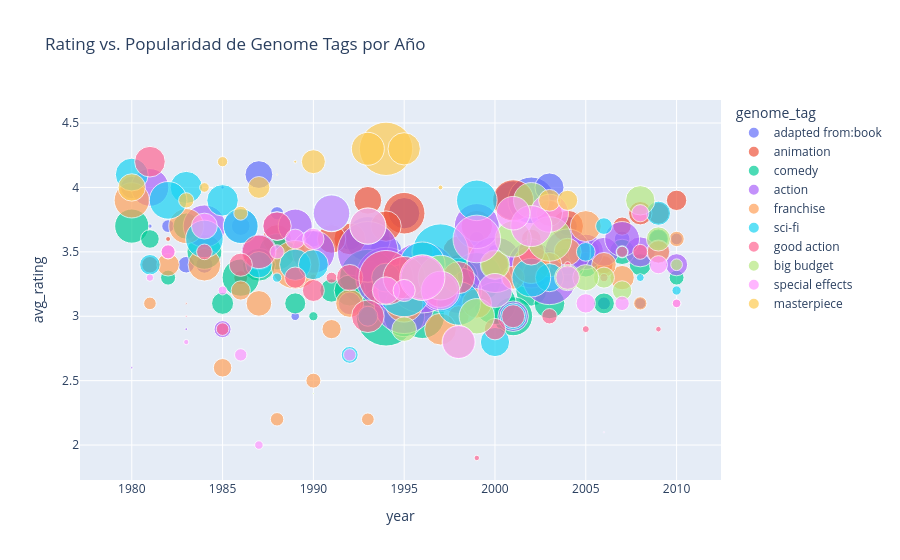

This figure's notebook cell:
### Code cell
# Calcula el conteo total de películas por cada tag a lo largo de todos los años
tag_counts = df_pandas.groupby('genome_tag')['count'].sum().reset_index()

# Identifica los 10 tags con mayor conteo
top_tags = tag_counts.nlargest(10, 'count')['genome_tag'].tolist()

# Filtra el DataFrame original para incluir solo estos 10 tags
df_top_tags = df_pandas[df_pandas['genome_tag'].isin(top_tags)]

# Fitlrar por periodo 1980 a 2010
df_top_tags = df_top_tags[(df_top_tags['year'] >= 1980) & (df_top_tags['year'] <= 2010)]

fig = px.scatter(
    df_top_tags,
    x='year',
    y='avg_rating',
    size='count',
    color='genome_tag',
    hover_name='genome_tag',
    size_max=50,
    title='Rating vs. Popularidad de Genome Tags por Año',
    labels={'count': 'Conteo de Películas'}
)

fig.show()

### Figure 1 — Plotly figure (JSON) as saved in the notebook; plotly's stock layout.template omitted (floating-point values rounded to 4 significant figures)
{"data": [{"hovertemplate": "<b>%{hovertext}</b><br><br>genome_tag=adapted from:book<br>year=%{x}<br>avg_rating=%{y}<br>Conteo de Películas=%{marker.size}<extra></extra>", "hovertext": ["adapted from:book", "adapted from:book", "adapted from:book", "adapted from:book", "adapted from:book", "adapted from:book", "adapted from:book", "adapted from:book", "adapted from:book", "adapted from:book", "adapted from:book", "adapted from:book", "adapted from:book", "adapted from:book", "adapted from:book", "adapted from:book", "adapted from:book", "adapted from:book", "adapted from:book", "adapted from:book", "adapted from:book", "adapted from:book", "adapted from:book", "adapted from:book", "adapted from:book", "adapted from:book", "adapted from:book", "adapted from:book", "adapted from:book", "adapted from:book", "adapted from:book"], "legendgroup": "adapted from:book", "marker": {"color": "#636efa", "size": [6319, 19450, 10334, 36597, 477, 45307, 12050, 47340, 69350, 884, 16097, 23189, 15471, 25912, 24551, 100029, 11335, 3364, 35576, 12755, 1899, 7487, 5763, 7954, 17616, 38867, 7717, 92230, 9497, 13312, 23410], "sizemode": "area", "sizeref": 91.93, "symbol": "circle"}, "mode": "markers", "name": "adapted from:book", "orientation": "v", "showlegend": true, "type": "scatter", "x": [2010, 1998, 1999, 2005, 1985, 1995, 1990, 1994, 2001, 1981, 1986, 1992, 2009, 1997, 1996, 2002, 2007, 1989, 1987, 1983, 1991, 1982, 2008, 1988, 2004, 2003, 2006, 1993, 2000, 1984, 1980], "xaxis": "x", "y": [3.6, 3.4, 3.6, 3.5, 4, 3.8, 3.6, 3.5, 3.9, 3.7, 3.7, 3.6, 3.6, 3.2, 3.5, 3.9, 3.6, 3, 4.1, 3.4, 3.7, 3.7, 3.1, 3.8, 3.7, 4, 3.1, 3.6, 3.5, 3.4, 4], "yaxis": "y"}, {"hovertemplate": "<b>%{hovertext}</b><br><br>genome_tag=animation<br>year=%{x}<br>avg_rating=%{y}<br>Conteo de Películas=%{marker.size}<extra></extra>", "hovertext": ["animation", "animation", "animation", "animation", "animation", "animation", "animation", "animation", "animation", "animation", "animation", "animation", "animation", "animation", "animation", "animation", "animation", "animation", "animation", "animation", "animation", "animation", "animation", "animation", "animation", "animation", "animation", "animation"], "legendgroup": "animation", "marker": {"color": "#EF553B", "size": [46273, 35531, 14624, 45881, 1801, 15243, 33097, 21762, 46713, 19122, 45878, 12563, 37882, 34225, 9487, 31472, 37381, 79504, 42562, 25100, 17793, 15233, 2370, 9005, 77883, 19234, 1132, 142], "sizemode": "area", "sizeref": 91.93, "symbol": "circle"}, "mode": "markers", "name": "animation", "orientation": "v", "showlegend": true, "type": "scatter", "x": [2004, 1993, 2005, 1992, 1987, 2006, 2000, 2009, 1998, 2010, 1999, 1981, 1988, 1996, 1997, 2003, 1991, 1995, 1994, 2008, 2002, 2007, 1990, 1986, 2001, 1989, 1982, 1983], "xaxis": "x", "y": [3.7, 3.9, 3.5, 3.6, 3.5, 3.4, 3.4, 3.8, 3.5, 3.9, 3.7, 3.4, 3.6, 3.1, 3.4, 3.8, 3.6, 3.8, 3.7, 3.8, 3.6, 3.7, 3.3, 3.3, 3.9, 3.5, 3.6, 3.1], "yaxis": "y"}, {"hovertemplate": "<b>%{hovertext}</b><br><br>genome_tag=comedy<br>year=%{x}<br>avg_rating=%{y}<br>Conteo de Películas=%{marker.size}<extra></extra>", "hovertext": ["comedy", "comedy", "comedy", "comedy", "comedy", "comedy", "comedy", "comedy", "comedy", "comedy", "comedy", "comedy", "comedy", "comedy", "comedy", "comedy", "comedy", "comedy", "comedy", "comedy", "comedy", "comedy", "comedy", "comedy", "comedy", "comedy", "comedy", "comedy", "comedy", "comedy", "comedy"], "legendgroup": "comedy", "marker": {"color": "#00cc96", "size": [22283, 91179, 44800, 115634, 69664, 60610, 68623, 22390, 27978, 53740, 146807, 25088, 29491, 20053, 10386, 163368, 10226, 76686, 49889, 20406, 3870, 51308, 63873, 43725, 81843, 18672, 94127, 44514, 55837, 31853, 15946], "sizemode": "area", "sizeref": 91.93, "symbol": "circle"}, "mode": "markers", "name": "comedy", "orientation": "v", "showlegend": true, "type": "scatter", "x": [1985, 1996, 2002, 1999, 2001, 1988, 1998, 2008, 2005, 1980, 1993, 1991, 2007, 2006, 1982, 1994, 2010, 1995, 1987, 1989, 1990, 2004, 1986, 2003, 2000, 2009, 1997, 1992, 1984, 1983, 1981], "xaxis": "x", "y": [3.1, 3, 3.2, 3.3, 3, 3.5, 3.3, 3.4, 3.4, 3.7, 3.3, 3.2, 3.5, 3.1, 3.3, 3, 3.3, 3, 3.4, 3.1, 3, 3.4, 3.3, 3.1, 3.1, 3.6, 3.3, 3.2, 3.5, 3.7, 3.6], "yaxis": "y"}, {"hovertemplate": "<b>%{hovertext}</b><br><br>genome_tag=action<br>year=%{x}<br>avg_rating=%{y}<br>Conteo de Películas=%{marker.size}<extra></extra>", "hovertext": ["action", "action", "action", "action", "action", "action", "action", "action", "action", "action", "action", "action", "action", "action", "action", "action", "action", "action", "action", "action", "action", "action", "action", "action", "action", "action", "action", "action", "action", "action", "action"], "legendgroup": "action", "marker": {"color": "#ab63fa", "size": [22467, 38218, 57455, 250, 43003, 53158, 141815, 57007, 99898, 13277, 169091, 38928, 134491, 96777, 92978, 167672, 60200, 82331, 96727, 65437, 41448, 83938, 169743, 23813, 229830, 81211, 53947, 55699, 26021, 9214, 352], "sizemode": "area", "sizeref": 91.93, "symbol": "circle"}, "mode": "markers", "name": "action", "orientation": "v", "showlegend": true, "type": "scatter", "x": [2010, 1988, 1987, 1980, 2001, 1989, 2000, 2005, 2002, 1985, 1994, 2006, 2003, 1998, 1999, 1995, 1991, 1984, 2004, 1981, 2008, 1990, 1993, 1992, 1996, 1997, 1986, 2007, 2009, 1982, 1983], "xaxis": "x", "y": [3.4, 3.7, 3.5, 2.6, 3, 3.7, 3.4, 3.5, 3.4, 2.9, 3.3, 3.5, 3.3, 3.2, 3.7, 3.1, 3.8, 3.7, 3.5, 4, 3.5, 3.5, 3.5, 3.1, 3.3, 3.2, 3.7, 3.6, 3.5, 3.5, 2.9], "yaxis": "y"}, {"hovertemplate": "<b>%{hovertext}</b><br><br>genome_tag=franchise<br>year=%{x}<br>avg_rating=%{y}<br>Conteo de Películas=%{marker.size}<extra></extra>", "hovertext": ["franchise", "franchise", "franchise", "franchise", "franchise", "franchise", "franchise", "franchise", "franchise", "franchise", "franchise", "franchise", "franchise", "franchise", "franchise", "franchise", "franchise", "franchise", "franchise", "franchise", "franchise", "franchise", "franchise", "franchise", "franchise", "franchise", "franchise", "franchise", "franchise", "franchise", "franchise"], "legendgroup": "franchise", "marker": {"color": "#FFA15A", "size": [20552, 31095, 8386, 36087, 7305, 16996, 57214, 10733, 7493, 33713, 40051, 23126, 24213, 27295, 30211, 56403, 49016, 46513, 8128, 27724, 15760, 27621, 21462, 107609, 17054, 44287, 34528, 10234, 64580, 64374, 23379], "sizemode": "area", "sizeref": 91.93, "symbol": "circle"}, "mode": "markers", "name": "franchise", "orientation": "v", "showlegend": true, "type": "scatter", "x": [1998, 1994, 1988, 1992, 1981, 1991, 1980, 2010, 1993, 2004, 1999, 2009, 2001, 2007, 1987, 1983, 1984, 1997, 2008, 2006, 1985, 2003, 1996, 1989, 1986, 2005, 2000, 1990, 1995, 2002, 1982], "xaxis": "x", "y": [3, 3.2, 2.2, 3.1, 3.1, 2.9, 3.9, 3.6, 2.2, 3.5, 3.1, 3.5, 3.3, 3.3, 3.1, 3.7, 3.4, 2.9, 3.1, 3.4, 2.6, 3.4, 3.5, 3.4, 3.2, 3.7, 3.4, 2.5, 3.1, 3.4, 3.4], "yaxis": "y"}, {"hovertemplate": "<b>%{hovertext}</b><br><br>genome_tag=sci-fi<br>year=%{x}<br>avg_rating=%{y}<br>Conteo de Películas=%{marker.size}<extra></extra>", "hovertext": ["sci-fi", "sci-fi", "sci-fi", "sci-fi", "sci-fi", "sci-fi", "sci-fi", "sci-fi", "sci-fi", "sci-fi", "sci-fi", "sci-fi", "sci-fi", "sci-fi", "sci-fi", "sci-fi", "sci-fi", "sci-fi", "sci-fi", "sci-fi", "sci-fi", "sci-fi", "sci-fi", "sci-fi", "sci-fi", "sci-fi", "sci-fi", "sci-fi", "sci-fi", "sci-fi", "sci-fi"], "legendgroup": "sci-fi", "marker": {"color": "#19d3f3", "size": [63106, 126857, 6789, 45527, 49723, 75840, 39328, 45091, 144004, 47718, 87665, 26812, 2867, 19219, 21988, 13061, 36434, 32076, 18307, 68915, 64921, 95369, 32262, 12804, 38508, 3954, 65188, 55988, 16187, 3935, 41067], "sizemode": "area", "sizeref": 91.93, "symbol": "circle"}, "mode": "markers", "name": "sci-fi", "orientation": "v", "showlegend": true, "type": "scatter", "x": [1991, 1995, 2007, 1985, 1980, 1999, 2000, 1989, 1997, 1983, 1998, 2009, 2008, 1981, 2004, 1992, 2003, 1987, 1993, 2002, 1984, 1996, 2001, 2006, 1994, 2010, 1982, 1986, 2005, 1988, 1990], "xaxis": "x", "y": [3.8, 3.2, 3.5, 3.9, 4.1, 3.9, 2.8, 3.4, 3.5, 4, 3.1, 3.8, 3.3, 3.4, 3.3, 2.7, 3.3, 3.4, 3, 3.3, 3.6, 3.4, 3, 3.7, 3.3, 3.2, 3.9, 3.7, 3.5, 3.3, 3.4], "yaxis": "y"}, {"hovertemplate": "<b>%{hovertext}</b><br><br>genome_tag=good action<br>year=%{x}<br>avg_rating=%{y}<br>Conteo de Películas=%{marker.size}<extra></extra>", "hovertext": ["good action", "good action", "good action", "good action", "good action", "good action", "good action", "good action", "good action", "good action", "good action", "good action", "good action", "good action", "good action", "good action", "good action", "good action", "good action", "good action", "good action", "good action", "good action", "good action", "good action", "good action", "good action", "good action", "good action", "good action"], "legendgroup": "good action", "marker": {"color": "#FF6692", "size": [5438, 32180, 24387, 22161, 43295, 36944, 7355, 47434, 20745, 96019, 31888, 52642, 136016, 10299, 49038, 82160, 5741, 1477, 10985, 51530, 3231, 21204, 9134, 11276, 2271, 24680, 1370, 1785, 3165, 162], "sizemode": "area", "sizeref": 91.93, "symbol": "circle"}, "mode": "markers", "name": "good action", "orientation": "v", "showlegend": true, "type": "scatter", "x": [1991, 2002, 2001, 1990, 1981, 1988, 1985, 1998, 1989, 1996, 1992, 1997, 1994, 2008, 1993, 1995, 2007, 2009, 2003, 1987, 2010, 2000, 1982, 1984, 2005, 1986, 1999, 2004, 2006, 1983], "xaxis": "x", "y": [3.3, 3.5, 3, 3.2, 4.2, 3.7, 2.9, 3.3, 3.3, 3.3, 3.3, 3.2, 3.3, 3.5, 3, 3.3, 3.5, 2.9, 3, 3.5, 3.1, 2.9, 3.5, 3.5, 2.9, 3.4, 1.9, 3.4, 3.3, 3], "yaxis": "y"}, {"hovertemplate": "<b>%{hovertext}</b><br><br>genome_tag=big budget<br>year=%{x}<br>avg_rating=%{y}<br>Conteo de Películas=%{marker.size}<extra></extra>", "hovertext": ["big budget", "big budget", "big budget", "big budget", "big budget", "big budget", "big budget", "big budget", "big budget", "big budget", "big budget", "big budget", "big budget", "big budget", "big budget", "big budget", "big budget", "big budget"], "legendgroup": "big budget", "marker": {"color": "#B6E880", "size": [6307, 91260, 57502, 91858, 39681, 20322, 31491, 17335, 47578, 39869, 82550, 31299, 60231, 26811, 58032, 59715, 121, 27775], "sizemode": "area", "sizeref": 91.93, "symbol": "circle"}, "mode": "markers", "name": "big budget", "orientation": "v", "showlegend": true, "type": "scatter", "x": [2010, 2003, 1999, 1997, 2008, 2006, 2004, 2007, 1998, 2000, 1996, 2005, 2001, 2009, 2002, 1993, 1990, 1995], "xaxis": "x", "y": [3.4, 3.6, 3, 3.3, 3.9, 3.3, 3.3, 3.2, 2.8, 3.4, 3.3, 3.3, 3.6, 3.6, 3.9, 3.7, 2.4, 2.9], "yaxis": "y"}, {"hovertemplate": "<b>%{hovertext}</b><br><br>genome_tag=special effects<br>year=%{x}<br>avg_rating=%{y}<br>Conteo de Películas=%{marker.size}<extra></extra>", "hovertext": ["special effects", "special effects", "special effects", "special effects", "special effects", "special effects", "special effects", "special effects", "special effects", "special effects", "special effects", "special effects", "special effects", "special effects", "special effects", "special effects", "special effects", "special effects", "special effects", "special effects", "special effects", "special effects", "special effects", "special effects", "special effects", "special effects", "special effects", "special effects", "special effects", "special effects"], "legendgroup": "special effects", "marker": {"color": "#FF97FF", "size": [68724, 25700, 17876, 104389, 13700, 66578, 3495, 53462, 9445, 9096, 34384, 3698, 60083, 17318, 60981, 9217, 77327, 2525, 93686, 51907, 50545, 89, 22662, 30825, 7076, 7006, 1277, 15154, 20791, 3352], "sizemode": "area", "sizeref": 91.93, "symbol": "circle"}, "mode": "markers", "name": "special effects", "orientation": "v", "showlegend": true, "type": "scatter", "x": [1997, 2004, 1989, 1999, 2008, 2003, 2010, 2000, 2007, 1982, 1994, 1985, 1993, 2005, 1991, 1988, 2002, 1981, 1996, 2001, 1998, 2006, 1995, 1984, 1986, 1992, 1983, 2009, 1990, 1987], "xaxis": "x", "y": [3.2, 3.3, 3.6, 3.6, 3.8, 3.8, 3.1, 3.2, 3.1, 3.5, 3.2, 3.2, 3.7, 3.1, 3.8, 3.5, 3.7, 3.3, 3.3, 3.8, 2.8, 2.1, 3.2, 3.7, 2.7, 2.7, 2.8, 3.4, 3.6, 2], "yaxis": "y"}, {"hovertemplate": "<b>%{hovertext}</b><br><br>genome_tag=masterpiece<br>year=%{x}<br>avg_rating=%{y}<br>Conteo de Películas=%{marker.size}<extra></extra>", "hovertext": ["masterpiece", "masterpiece", "masterpiece", "masterpiece", "masterpiece", "masterpiece", "masterpiece", "masterpiece", "masterpiece", "masterpiece", "masterpiece", "masterpiece", "masterpiece", "masterpiece", "masterpiece"], "legendgroup": "masterpiece", "marker": {"color": "#FECB52", "size": [8875, 130676, 122, 48154, 10713, 4288, 21926, 21746, 18684, 26406, 1046, 34454, 50054, 402, 4824], "sizemode": "area", "sizeref": 91.93, "symbol": "circle"}, "mode": "markers", "name": "masterpiece", "orientation": "v", "showlegend": true, "type": "scatter", "x": [1986, 1994, 1988, 1995, 1983, 1984, 1987, 2003, 2004, 1990, 1997, 1980, 1993, 1989, 1985], "xaxis": "x", "y": [3.8, 4.3, 4.1, 4.3, 3.9, 4, 4, 3.9, 3.9, 4.2, 4, 4, 4.3, 4.2, 4.2], "yaxis": "y"}], "layout": {"autosize": true, "legend": {"itemsizing": "constant", "title": {"text": "genome_tag"}, "tracegroupgap": 0}, "title": {"text": "Rating vs. Popularidad de Genome Tags por Año"}, "xaxis": {"anchor": "y", "autorange": true, "domain": [0, 1], "range": [1978.0, 2012.0], "title": {"text": "year"}, "type": "linear"}, "yaxis": {"anchor": "x", "autorange": true, "domain": [0, 1], "range": [1.676, 5.021], "title": {"text": "avg_rating"}, "type": "linear"}}}
